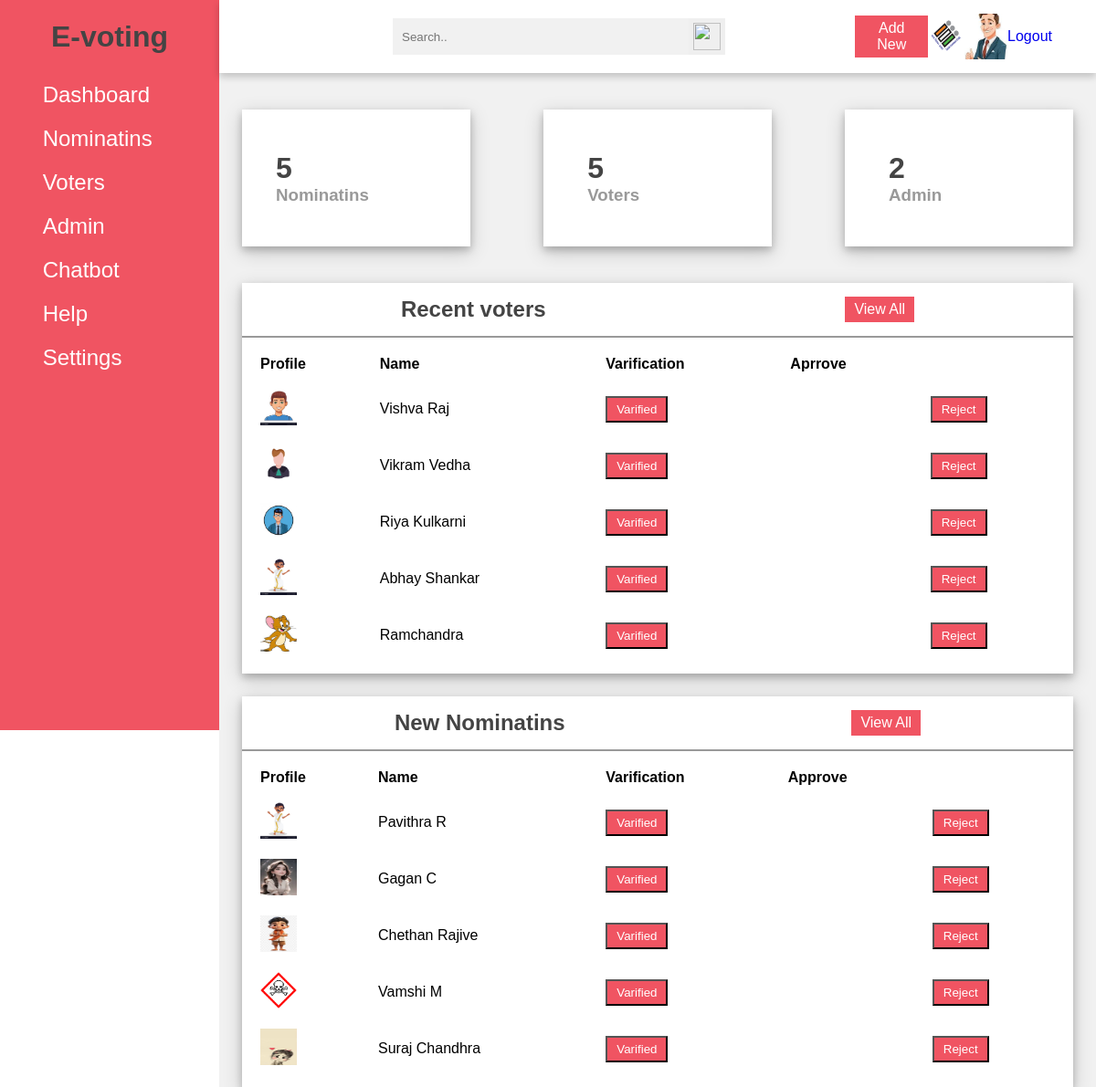
The page /partials/admindashboard.php (signed in) on the database its author committed.
### tables this page shows
create table user_detailes(
    id int(10) not null  primary key,
    fullname varchar(25),
    username varchar(20),
    usertype enum('voter', 'nominee', 'admin'),
    password varchar(50),
    photo varchar(100)
    );

### partials/admindashboard.php (the view, shortened to what this page needs)
<?php
$data=$_SESSION['data'];
include('../actions/connect.php');
                        $sqlv="select ud.id,ud.fullname,ud.username,ud.usertype,ud.password,
                        ud.photo,ued.email,ued.phone,ued.dob,ued.state,ued.gender,ued.tc,
                        s.sequrity_question,s.sequrity_answer,vs.status,v.symbol,v.vote,
                        v.nota,va.varified,va.approve from user_detailes ud,user_extra_detailes ued,
                        sequrity s,vote_status vs,votes v,varify_and_approve va where ud.id=ued.id
                       and ud.id=s.id and ud.id=vs.id and ud.id=v.id and ud.id=va.id and ud.usertype='voter';";
                        $voterdata=mysqli_query($connect,$sqlv);
                        $voterdata=$_SESSION['$voterdata'];
$sqln="select ud.id,ud.fullname,ud.username,ud.usertype,ud.password,
ud.photo,ued.email,ued.phone,ued.dob,ued.state,ued.gender,ued.tc,
s.sequrity_question,s.sequrity_answer,vs.status,v.symbol,v.vote,
v.nota,va.varified,va.approve from user_detailes ud,user_extra_detailes ued,
sequrity s,vote_status vs,votes v,varify_and_approve va where ud.id=ued.id
and ud.id=s.id and ud.id=vs.id and ud.id=v.id and ud.id=va.id and ud.usertype='nominee';";
$nomineedata=mysqli_query($connect,$sqln);
$nomineedata=$_SESSION['$nomineedata'];
?>
<?php
$sqla="select ud.id,ud.fullname,ud.username,ud.usertype,ud.password,
ud.photo,ued.email,ued.phone,ued.dob,ued.state,ued.gender,ued.tc,
s.sequrity_question,s.sequrity_answer,vs.status,v.symbol,v.vote,
v.nota,va.varified,va.approve from user_detailes ud,user_extra_detailes ued,
sequrity s,vote_status vs,votes v,varify_and_approve va where ud.id=ued.id
and ud.id=s.id and ud.id=vs.id and ud.id=v.id and ud.id=va.id and ud.usertype='admin';";
$admindata=mysqli_query($connect,$sqla);
$admindata=$_SESSION['$admindata'];
?>
<!DOCTYPE html>
<html lang="en">
<head>
    <link rel="stylesheet" href="../styling/admindashboard.css">
</head>
<body>
    <div class="side-menu">
        <div class="brand-name">
            <h1>E-voting</h1>
        </div>
        <ul>
            <li><img src="dashboard (2).png" alt="">&nbsp; <span>Dashboard</span> </li>
            <li><img src="reading-book (1).png" alt="">&nbsp;<span>Nominatins</span> </li>
            <li><img src="teacher2.png" alt="">&nbsp;<span>Voters</span> </li>
            <li><img src="school.png" alt="">&nbsp;<span>Admin</span> </li>
            <li><img src="payment.png" alt="">&nbsp;<span>Chatbot</span> </li>
            <li><img src="help-web-button.png" alt="">&nbsp; <span>Help</span></li>
            <li><img src="settings.png" alt="">&nbsp;<span>Settings</span> </li>
        </ul>
    </div>
    <div class="container">
        <div class="header">
            <div class="nav">
                <div class="search">
                    <input type="text" placeholder="Search..">
                    <button type="submit"><img src="" alt=""></button>
                </div>
                <div class="user">
                    <a href="../partials/registration.html" class="btn">Add New</a>
                    <img src="../resources/images/logo.png" alt="">
                    <div class="img-case">
                        <img src="../uploads/profiles/<?php echo $data['photo']?>" alt="user image">
                    </div>
                    <a href="../actions/logout.php" class="navmenu-link">Logout</a>
                </div>
            </div>
        </div>
        <div class="content">
            <div class="cards">
                <div class="card">
                    <div class="box">
                        <h1><?php echo count($nomineedata)?></h1>
                        <h3>Nominatins</h3>
                    </div>
                </div>
                <div class="card">
                    <div class="box">
                        <h1><?php echo count($voterdata)?></h1>
                        <h3>Voters</h3>
                    </div>
                </div>
                <div class="card">
                    <div class="box">
                        <h1><?php echo count($admindata)?></h1>
                        <h3>Admin</h3>
                    </div>
                </div>
            </div>
            <div class="content-2">
                <div class="recent-payments">
                    <div class="title">
                        <h2>Recent voters</h2>
                        <a href="#" class="btn">View All</a>
                    </div>
                    <table>
                        <tr>
                            <th>Profile</th>
                            <th>Name</th>
                            <th>Varification</th>
                            <th>Aprrove</th>
                        </tr>
                        <?php
                        if(isset($_SESSION['$voterdata'])){
                            $voterdata=$_SESSION['$voterdata'] ;
                            for($i=0;$i<count($voterdata);$i++){
                        ?>
                         <tr>
                         <td> <img class="table-photo" src="../uploads/profiles/<?php echo $voterdata[$i]['photo'] ?>" alt="Group image1" class="table-photo"></td>
                         <td><?php echo $voterdata[$i]['fullname'] ?></td>
                            <td>
                            <form action="../actions/varify.php" method="post">
                                    <?php
                                if($voterdata[$i]['varified']==1){
											?>
											<img class="voted_suc table-photo" src="../resources/images/voted_suc.png" alt="Varifed">
											<?php
										}else{
                                            if(($voterdata[$i]['varified']!==2) and ($voterdata[$i]['varified']==0) ){
												?>
												<button class="btn" type="submit" onclick=confirm()>Varified</button>
										<?php
										}}
										?>
                                         </form>
                                        </td>
                            <td>
										?></td>
                            <td>
                            <form action="../actions/reject.php" method="post">
                                    <?php
										if($voterdata[$i]['varified']==0){
											?>
											<button class="btn" type="submit" onclick=confirm()>Reject</button>
											<?php
										}
												?>
								   </form>
                            </td>
                        </tr>
                        <?php
                        }
                    }
                        ?>
                    </table>
                </div>
                <div class="new-students">
                    <div class="title">
                        <h2>New Nominatins</h2>
                        <a href="#" class="btn">View All</a>
                    </div>
                    <table>
                        <tr>
                            <th>Profile</th>
                            <th>Name</th>
                            <th>Varification</th>
                            <th>Approve</th>
                        </tr>
                        <tr>
                        <?php
                                if(isset($_SESSION['$nomineedata'])){
                                    $nomineedata=$_SESSION['$nomineedata'] ;
                                   for($i=0;$i<count($nomineedata);$i++){
                                ?>
                                <td> <img class="table-photo" src="../uploads/profiles/<?php echo $nomineedata[$i]['photo'] ?>" alt="Group image1"></td>
     	           				<td><?php echo $nomineedata[$i]['fullname'] ?></td>
                                <td>
                                <form action="../actions/varify.php" method="post">
                                    <?php
                                if($nomineedata[$i]['varified']==1){
											?>
											<img class="voted_suc table-photo" src="../resources/images/voted_suc.png" alt="Varifed">
											<?php
										}else{
                                            if(($nomineedata[$i]['varified']!==2) and ($nomineedata[$i]['varified']==0) ){
												?>
												<button class="btn" type="submit" onclick=confirm()>Varified</button>
										<?php
										}}
										?>
                                         </form>
                            </td>
                                <td>
										?></td>
                                <td>
									<form action="../actions/reject.php" method="post">
                                    <?php
										if($nomineedata[$i]['varified']==0){
											?>
											<button class="btn" type="submit" onclick=confirm()>Reject</button>
											<?php
										}
												?>
								   </form>
								</td>
     	           			</tr>
                            <?php
                                   }
                                }
                            ?>
                    </table>
                </div>
            </div>
        </div>
    </div>
</body>
</html>

### styling/admindashboard.css (style rules this page uses)
* { margin: 0; padding: 0; box-sizing: border-box; font-family: 'Poppins', sans-serif; }
body { min-height: 100vh; }
a { text-decoration: none; }
li { list-style: none; }
h1, h2 { color: #444; }
h3 { color: #999; }
.btn { background: #f05462; color: white; padding: 5px 10px; text-align: center; }
.title { display: flex; align-items: center; justify-content: space-around; padding: 15px 10px; border-bottom: 2px solid #999; }
table { padding: 10px; }
th, td { text-align: left; padding: 8px; }
.side-menu { position: fixed; background: #f05462; width: 20vw; min-height: 100vh; display: flex; flex-direction: column; }
.side-menu .brand-name { height: 10vh; display: flex; align-items: center; justify-content: center; }
.side-menu li { font-size: 24px; padding: 10px 40px; color: white; display: flex; align-items: center; }
.container { position: absolute; right: 0; width: 80vw; height: 100vh; background: #f1f1f1; }
.container .header { position: fixed; top: 0; right: 0; width: 80vw; height: 10vh; background: white; display: flex; align-items: center; justify-content: center; box-shadow: 0 4px 8px 0 rgba(0, 0, 0, 0.2); z-index: 1; }
.container .header .nav { width: 90%; display: flex; align-items: center; }
.container .header .nav .search { flex: 3; display: flex; justify-content: center; }
.container .header .nav .search input[type=text] { border: none; background: #f1f1f1; padding: 10px; width: 50%; }
.container .header .nav .search button { width: 40px; height: 40px; border: none; display: flex; align-items: center; justify-content: center; }
.container .header .nav .search button img { width: 30px; height: 30px; }
.container .header .nav .user { flex: 1; display: flex; justify-content: space-between; align-items: center; }
.container .header .nav .user img { width: 40px; height: 40px; }
.container .header .nav .user .img-case { position: relative; width: 50px; height: 50px; }
.container .header .nav .user .img-case img { position: absolute; top: 0; left: 0; width: 100%; height: 100%; }
.container .content { position: relative; margin-top: 10vh; min-height: 90vh; background: #f1f1f1; }
.container .content .cards { padding: 20px 15px; display: flex; align-items: center; justify-content: space-between; flex-wrap: wrap; }
.container .content .cards .card { width: 250px; height: 150px; background: white; margin: 20px 10px; display: flex; align-items: center; justify-content: space-around; box-shadow: 0 4px 8px 0 rgba(0, 0, 0, 0.2), 0 6px 20px 0 rgba(0, 0, 0, 0.19); }
.container .content .content-2 { min-height: 60vh; display: flex; justify-content: space-around; align-items: flex-start; flex-wrap: wrap; }
.container .content .content-2 .recent-payments { min-height: 50vh; flex: 5; background: white; margin: 0 25px 25px 25px; box-shadow: 0 4px 8px 0 rgba(0, 0, 0, 0.2), 0 6px 20px 0 rgba(0, 0, 0, 0.19); display: flex; flex-direction: column; }
.container .content .content-2 .new-students { flex: 2; background: white; min-height: 50vh; margin: 0 25px; box-shadow: 0 4px 8px 0 rgba(0, 0, 0, 0.2), 0 6px 20px 0 rgba(0, 0, 0, 0.19); display: flex; flex-direction: column; }
.container .content .content-2 .new-students table td:nth-child(1) img { height: 40px; width: 40px; }
.container .content .content-2 .recent-payments table td:nth-child(1) img { height: 40px; width: 40px; }
.table-photo { height: 40px; width: 40px; }

### rows shown on the page
user_detailes: photo (picture)
user_detailes: photo (picture), fullname "Vishva Raj"
user_detailes: photo (picture), fullname "Vikram Vedha"
user_detailes: photo (picture), fullname "Riya Kulkarni"
user_detailes: photo (picture), fullname "Abhay Shankar"
user_detailes: photo (picture), fullname "Ramchandra"
user_detailes: photo (picture), fullname "Pavithra R"
user_detailes: photo (picture), fullname "Gagan C"
user_detailes: photo (picture), fullname "Chethan Rajive"
user_detailes: photo (picture), fullname "Vamshi M"
user_detailes: photo (picture), fullname "Suraj Chandhra"

### other values the page prints
count($nomineedata) "5"
count($voterdata) "5"
count($admindata) "2"
